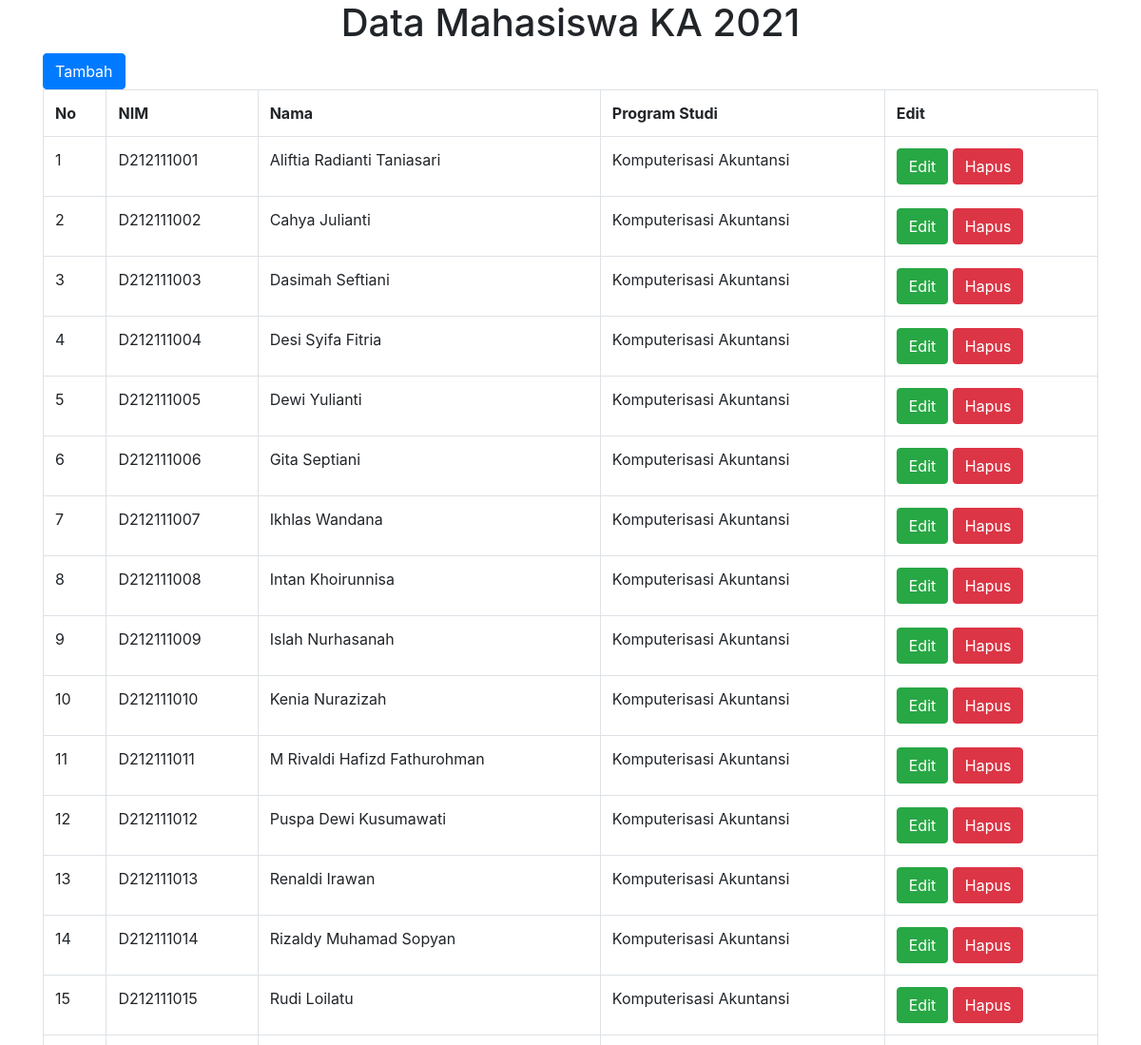
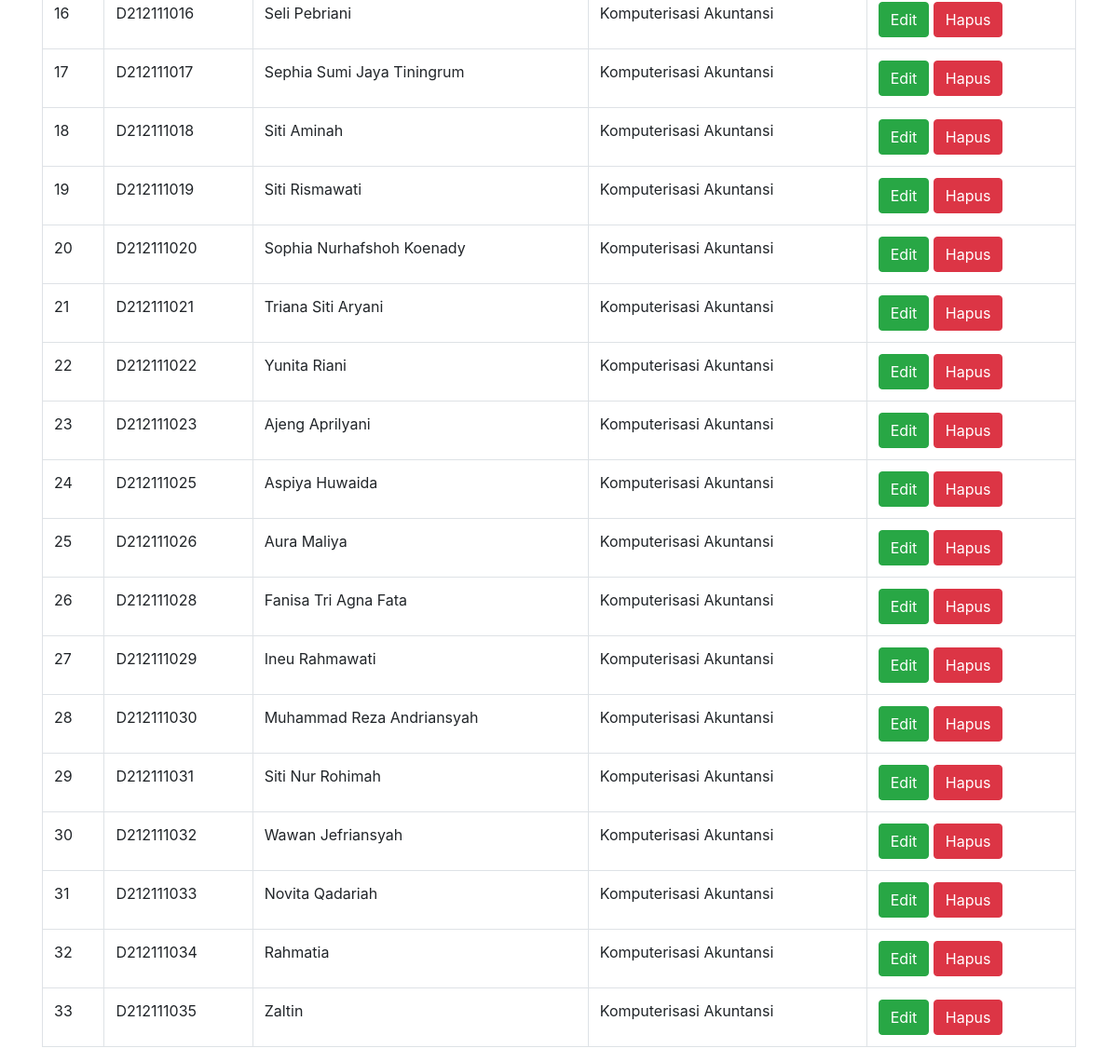
The page /mahasiwa.php on the database its author committed (2 pictures, top to bottom).
### tables this page shows
CREATE TABLE `mahasiswa` (
  `Nim` varchar(19) NOT NULL,
  `Nama` varchar(60) DEFAULT NULL,
  `Id_Prodi` int(10) DEFAULT NULL
);

CREATE TABLE `program_studi` (
  `Id_Prodi` int(10) NOT NULL,
  `Prodi` varchar(60) DEFAULT NULL
);

### mahasiwa.php (the view, shortened to what this page needs)
<?php
    $mysqli = new mysqli('localhost', 'root', '', 'absen');
    $result = $mysqli->query("SELECT mahasiswa.Nim, mahasiswa.Nama, program_studi.Prodi
    FROM mahasiswa INNER JOIN program_studi ON mahasiswa.Id_Prodi = program_studi.Id_Prodi");
   $mahasiswa = [];
    while ($row = $result->fetch_assoc()) {
        array_push($mahasiswa, $row);
    }
    $no = 1
?>
<!DOCTYPE html>
<html lang="en">
<head>
    <link rel="stylesheet" href="https://cdn.jsdelivr.net/npm/bootstrap@4.4.1/dist/css/bootstrap.min.css">
</head>
<body>
    <div class="container">
    <h1 class="text-center"> Data Mahasiswa KA 2021 </h1>
    <a href="Tambah_mahasiswa.php" class="btn btn-primary">Tambah</a>
    <table class="table table-bordered table-hover">
        <tr>
            <th> No </th>
            <th> NIM </th>
            <th> Nama </th>
            <th> Program Studi </th>
            <th>Edit</th>
        </tr>
        <?php foreach ($mahasiswa as $row ) { ?>
            <tr>
                <td><?= $no++; ?></td>
                <td><?= $row['Nim']; ?></td>
                <td><?= $row['Nama']; ?></td>
                <td><?= $row['Prodi']; ?></td>
                <td>
                    <a href="edit_mahasiswa.php?nim=<?= $row['Nim']?>" class="btn btn-success">Edit</a>
                    <a href="hapus_mahasiswa.php?nim=<?= $row['Nim']?>" class="btn btn-danger"
                        onclick="return confirm('Apakah Anda Yakin Akan Menghapus Data Ini ?');">Hapus</a>
                </td>
        </tr>
        <?php } ?>
    </table>
    </div>
</body>
</html>

### rows shown on the page
mahasiswa: Nim "D212111001", Nama "Aliftia Radianti Taniasari", Id_Prodi.Prodi "Komputerisasi Akuntansi"
mahasiswa: Nim "D212111002", Nama "Cahya Julianti", Id_Prodi.Prodi "Komputerisasi Akuntansi"
mahasiswa: Nim "D212111003", Nama "Dasimah Seftiani", Id_Prodi.Prodi "Komputerisasi Akuntansi"
mahasiswa: Nim "D212111004", Nama "Desi Syifa Fitria", Id_Prodi.Prodi "Komputerisasi Akuntansi"
mahasiswa: Nim "D212111005", Nama "Dewi Yulianti", Id_Prodi.Prodi "Komputerisasi Akuntansi"
mahasiswa: Nim "D212111006", Nama "Gita Septiani", Id_Prodi.Prodi "Komputerisasi Akuntansi"
mahasiswa: Nim "D212111007", Nama "Ikhlas Wandana", Id_Prodi.Prodi "Komputerisasi Akuntansi"
mahasiswa: Nim "D212111008", Nama "Intan Khoirunnisa", Id_Prodi.Prodi "Komputerisasi Akuntansi"
mahasiswa: Nim "D212111009", Nama "Islah Nurhasanah", Id_Prodi.Prodi "Komputerisasi Akuntansi"
mahasiswa: Nim "D212111010", Nama "Kenia Nurazizah", Id_Prodi.Prodi "Komputerisasi Akuntansi"
mahasiswa: Nim "D212111011", Nama "M Rivaldi Hafizd Fathurohman", Id_Prodi.Prodi "Komputerisasi Akuntansi"
mahasiswa: Nim "D212111012", Nama "Puspa Dewi Kusumawati", Id_Prodi.Prodi "Komputerisasi Akuntansi"
mahasiswa: Nim "D212111013", Nama "Renaldi Irawan", Id_Prodi.Prodi "Komputerisasi Akuntansi"
mahasiswa: Nim "D212111014", Nama "Rizaldy Muhamad Sopyan", Id_Prodi.Prodi "Komputerisasi Akuntansi"
mahasiswa: Nim "D212111015", Nama "Rudi Loilatu", Id_Prodi.Prodi "Komputerisasi Akuntansi"
mahasiswa: Nim "D212111016", Nama "Seli Pebriani", Id_Prodi.Prodi "Komputerisasi Akuntansi"
mahasiswa: Nim "D212111017", Nama "Sephia Sumi Jaya Tiningrum", Id_Prodi.Prodi "Komputerisasi Akuntansi"
mahasiswa: Nim "D212111018", Nama "Siti Aminah", Id_Prodi.Prodi "Komputerisasi Akuntansi"
mahasiswa: Nim "D212111019", Nama "Siti Rismawati", Id_Prodi.Prodi "Komputerisasi Akuntansi"
mahasiswa: Nim "D212111020", Nama "Sophia Nurhafshoh Koenady", Id_Prodi.Prodi "Komputerisasi Akuntansi"
mahasiswa: Nim "D212111021", Nama "Triana Siti Aryani", Id_Prodi.Prodi "Komputerisasi Akuntansi"
mahasiswa: Nim "D212111022", Nama "Yunita Riani", Id_Prodi.Prodi "Komputerisasi Akuntansi"
mahasiswa: Nim "D212111023", Nama "Ajeng Aprilyani", Id_Prodi.Prodi "Komputerisasi Akuntansi"
mahasiswa: Nim "D212111025", Nama "Aspiya Huwaida", Id_Prodi.Prodi "Komputerisasi Akuntansi"
mahasiswa: Nim "D212111026", Nama "Aura Maliya", Id_Prodi.Prodi "Komputerisasi Akuntansi"
mahasiswa: Nim "D212111028", Nama "Fanisa Tri Agna Fata", Id_Prodi.Prodi "Komputerisasi Akuntansi"
mahasiswa: Nim "D212111029", Nama "Ineu Rahmawati", Id_Prodi.Prodi "Komputerisasi Akuntansi"
mahasiswa: Nim "D212111030", Nama "Muhammad Reza Andriansyah", Id_Prodi.Prodi "Komputerisasi Akuntansi"
mahasiswa: Nim "D212111031", Nama "Siti Nur Rohimah", Id_Prodi.Prodi "Komputerisasi Akuntansi"
mahasiswa: Nim "D212111032", Nama "Wawan Jefriansyah", Id_Prodi.Prodi "Komputerisasi Akuntansi"
mahasiswa: Nim "D212111033", Nama "Novita Qadariah", Id_Prodi.Prodi "Komputerisasi Akuntansi"
mahasiswa: Nim "D212111034", Nama "Rahmatia", Id_Prodi.Prodi "Komputerisasi Akuntansi"
mahasiswa: Nim "D212111035", Nama "Zaltin", Id_Prodi.Prodi "Komputerisasi Akuntansi"
